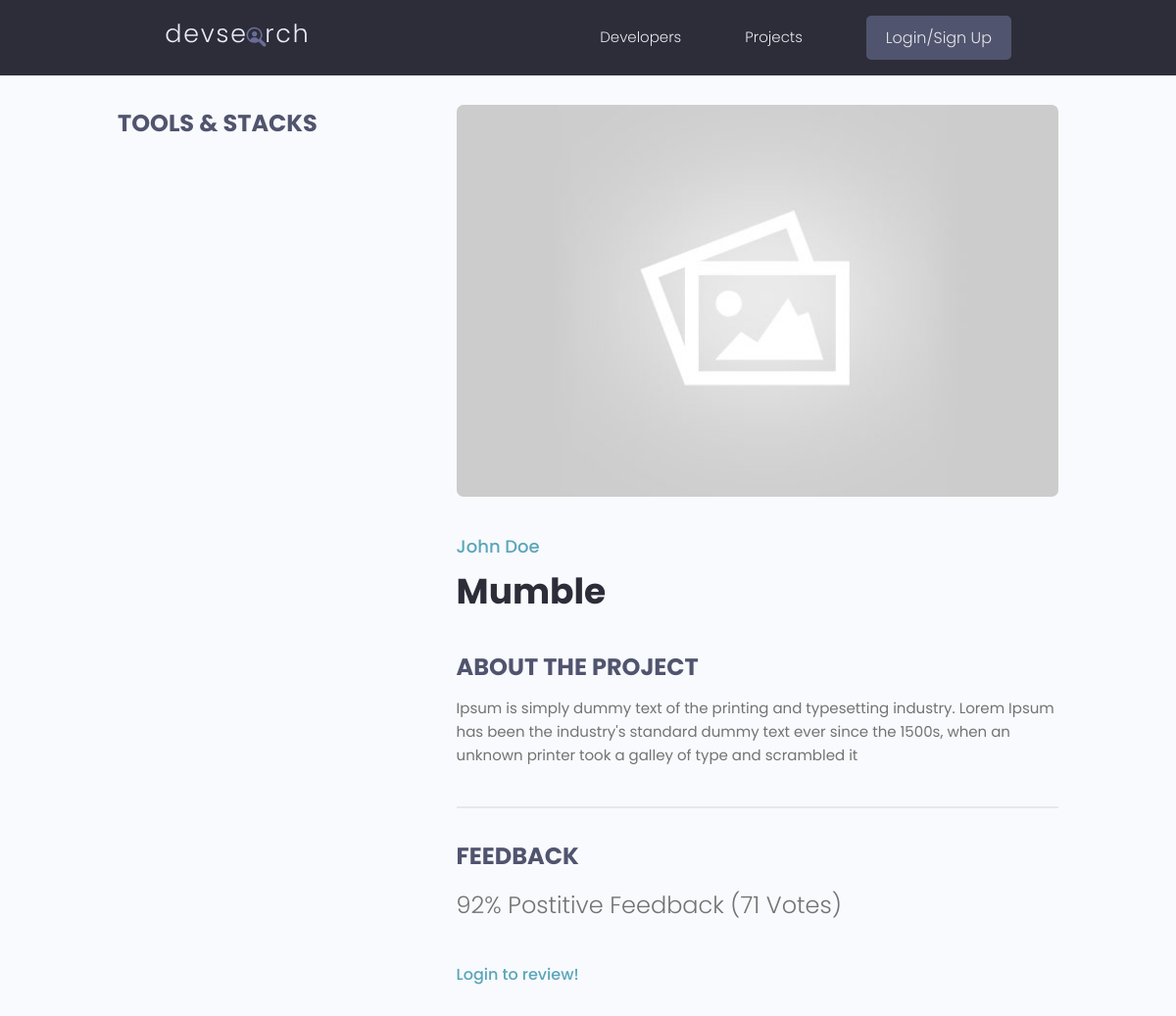
/projects/project/16495c7e-8879-45be-894f-3ccc0d04773f/, run on an earlier commit of the app's database.
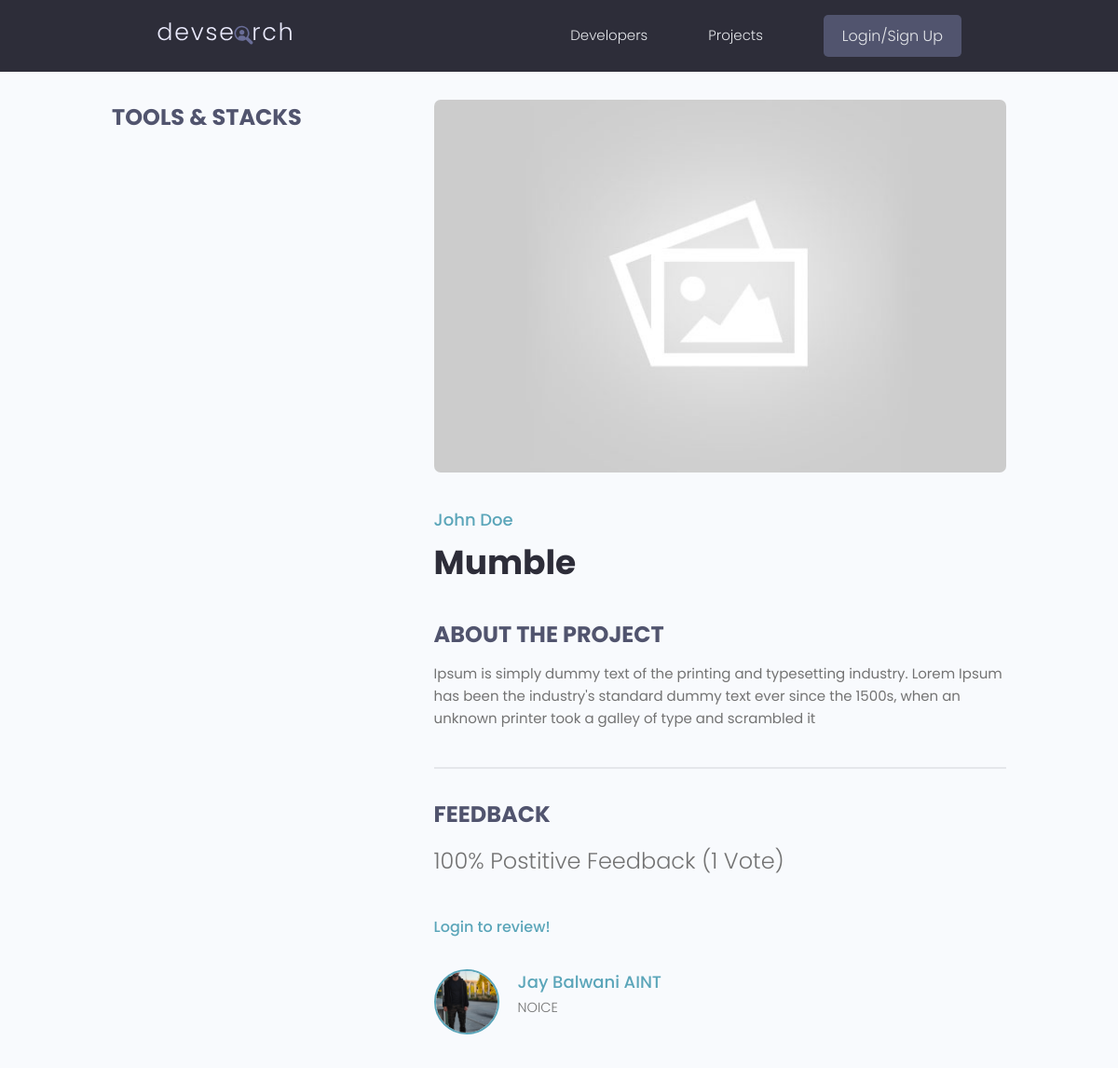
And on a later commit of the database.
### projects/models.py (models this page shows, shortened)
class Project(models.Model):
    owner = models.ForeignKey(Profile, null=True, blank=True, on_delete=models.SET_NULL)
    title = models.CharField(max_length=200)
    image = models.ImageField(null=True, blank=True, default="default.jpg")
    description = models.TextField(null=True, blank=True)
    demo_link = models.CharField(max_length=2000, null=True, blank=True)
    source_link = models.CharField(max_length=2000, null=True, blank=True)
    tags = models.ManyToManyField('Tag', blank=True)
    vote_total = models.IntegerField(default=0, null=True, blank=True)
    vote_ratio = models.IntegerField(default=0, null=True, blank=True)
    created = models.DateTimeField(auto_now_add=True)
    id = models.UUIDField(default=uuid.uuid4, primary_key=True, unique=True, editable=False)
    @property
    def reviewers(self):
        queryset = self.review_set.all().values_list('owner__id', flat=True)
        return queryset
    class Meta:
        ordering = ['-vote_ratio', '-vote_total', 'title']

class Review(models.Model):
    VOTE_VALUE = (
        ('up', 'Up Vote'),
        ('down', 'Down Vote')
    )
    owner = models.ForeignKey(Profile, on_delete=models.CASCADE, null=True, blank=True)
    project = models.ForeignKey(Project, on_delete=models.CASCADE)
    body = models.TextField(null=True, blank=True)
    value = models.CharField(max_length=200, choices=VOTE_VALUE)
    created = models.DateTimeField(auto_now_add=True)
    id = models.UUIDField(default=uuid.uuid4, primary_key=True, unique=True, editable=False)
    class Meta:
        unique_together = ('owner', 'project',)

### users/models.py (models this page shows, shortened)
class Profile(models.Model):
    user = models.OneToOneField(User, null=True, blank=True, on_delete=models.CASCADE)
    username = models.CharField(max_length=50, null=True, blank=True)
    location = models.CharField(max_length=50, null=True, blank=True)
    name = models.CharField(max_length=200, null=True, blank=True)
    email = models.EmailField(max_length=200, null=True, blank=True)
    short_intro = models.CharField(max_length=200, null=True, blank=True)
    bio = models.TextField(null=True, blank=True)
    profile_pic = models.ImageField(null=True, blank=True, upload_to='profiles/', default='profiles/user-default.png')
    social_github = models.CharField(max_length=200, null=True, blank=True)
    social_twitter = models.CharField(max_length=200, null=True, blank=True)
    social_linkedin = models.CharField(max_length=200, null=True, blank=True)
    social_youtube = models.CharField(max_length=200, null=True, blank=True)
    social_website = models.CharField(max_length=200, null=True, blank=True)
    created = models.DateTimeField(auto_now_add=True)
    id = models.UUIDField(default=uuid.uuid4, primary_key=True, unique=True, editable=False)

### projects/views.py (the view, shortened to what this page needs)
# urls.py: path('project/<str:pk>/', views.project, name = 'project'),
def project(request, pk):
    project = Project.objects.get(id=pk)
    form = ReviewForm()
    tags = project.tags.all()
    return render(request, 'projects/single-project.html', {'project':project, 'tags':tags, 'form': form})

### projects/templates/projects/single-project.html (shortened to what this page needs)
{% extends 'main.html' %}
{% block content %}
<main class="singleProject my-md">
    <div class="container">
      <div class="layout">
        <div class="column column--1of3">
          <h3 class="singleProject__subtitle">Tools & Stacks</h3>
        </div>
        <div class="column column--2of3">
          <img class="singleProject__preview" src="{{project.image.url}}" alt="portfolio thumbnail" />
          <a href="profile.html" class="singleProject__developer">{{project.owner.name}}</a>
          <h2 class="singleProject__title">{{project.title}}</h2>
          <h3 class="singleProject__subtitle">About the Project</h3>
          <div class="singleProject__info">
            {{project.description}}
          </div>
          <div class="comments">
            <h3 class="singleProject__subtitle">Feedback</h3>
            <h5 class="project--rating">
              {{project.vote_ratio}}% Postitive Feedback ({{project.vote_total}} Vote{{project.vote_total|pluralize:"s"}})
            </h5>
            {% if request.user.profile.id in project.reviewers %}
              <p>You have already created a review!</p>
            {% elif request.user.profile == project.owner %}
              <p>You cannot review your own project!</p>
            {% else %}
              <p><a href="{% url 'login' %}?next={{request.path}}">Login to review!</a></p>
            {% endif %}
            <div class="commentList">
              {% for review in project.review_set.all %}
              {% if review.body %}
              <div class="comment">
                <a href="{% url 'user-profile' review.owner.id %}">
                  <img class="avatar avatar--md" src="{{review.owner.profile_pic.url}}" alt="user" />
                </a>
                <div class="comment__details">
                  <a href="{% url 'user-profile' review.owner.id %}" class="comment__author">{{review.owner.name}}</a>
                  <p class="comment__info">
                    {{review.body | linebreaksbr}}
                  </p>
                </div>
              </div>
              {% endif %}
              {% endfor %}
            </div>
          </div>
        </div>
      </div>
    </div>
  </main>
{% endblock %}

What changed in the data, as far as the page shows it:
changed Project "Mumble": vote_ratio "92" → "100"; vote_total "71" → "1"
added Review: owner.profile_pic (picture), owner.name "Jay Balwani AINT", body "NOICE"
